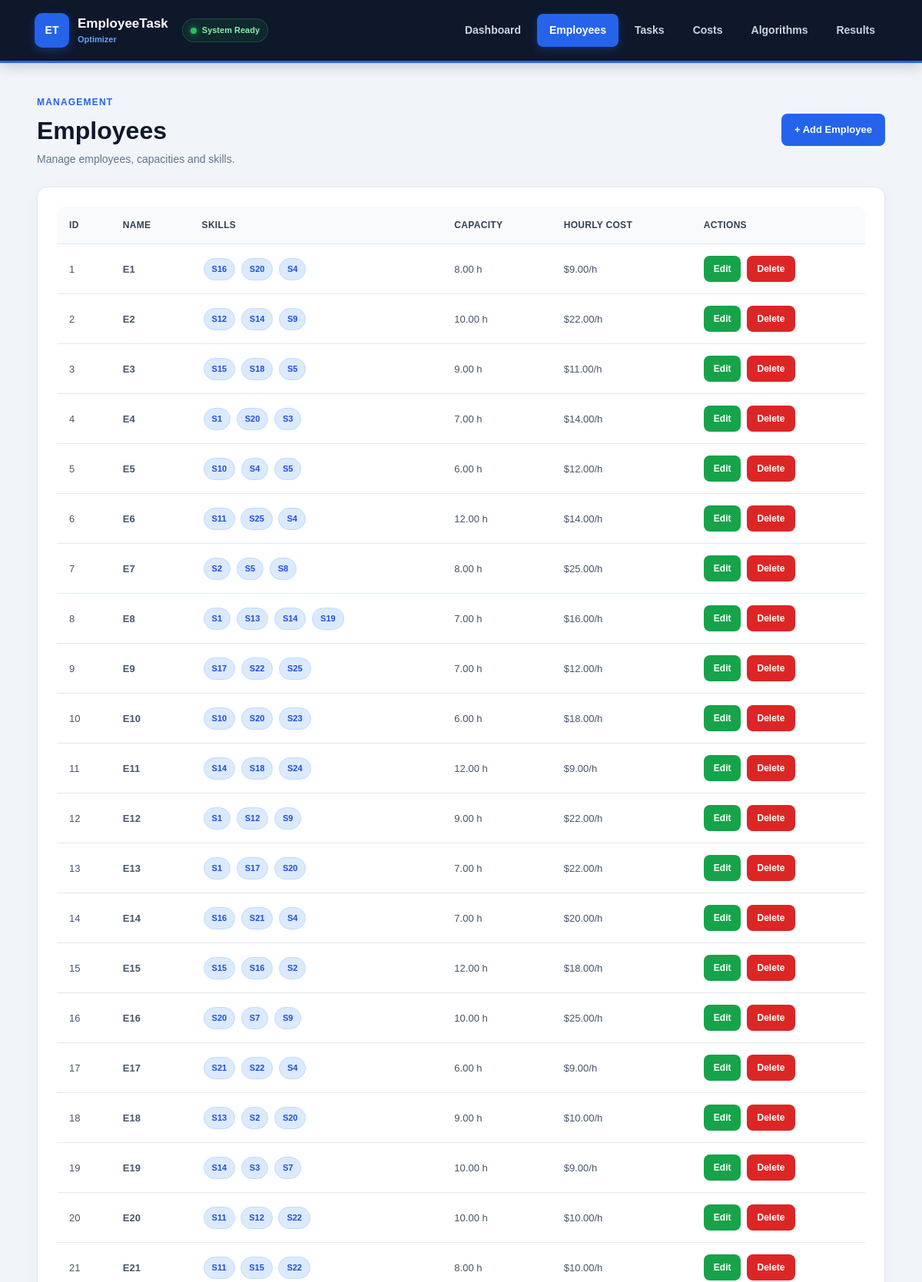
The app's page /employees/employees.php (upper part) with its own data.
### tables this page shows
CREATE TABLE `employees` (
  `id` int(11) NOT NULL,
  `name` varchar(100) NOT NULL,
  `capacity` decimal(10,2) NOT NULL,
  `hourly_cost` decimal(10,2) NOT NULL DEFAULT 10.00
);

### employees/employees.php (the view, shortened to what this page needs)
<?php
require_once '../CONFIG/database.php';
$stmt = $pdo->query("
SELECT
e.id,
e.name,
e.capacity,
e.hourly_cost,
GROUP_CONCAT(
    s.name
    ORDER BY s.name
    SEPARATOR ', '
) AS skills
FROM employees e
LEFT JOIN employee_skills es
ON e.id = es.employee_id
LEFT JOIN skills s
ON es.skill_id = s.id
GROUP BY
e.id,
e.name,
e.capacity,
e.hourly_cost
ORDER BY e.id
");
$employees = $stmt->fetchAll();
?>
<!DOCTYPE html>
<html lang="en">
<head>
    <link rel="stylesheet" href="../CSS/style.css">
</head>
<body>
<?php require_once "../includes/navbar.php"; ?>
<main class="container">
    <div class="page-header">
        <div>
            <span class="section-label">MANAGEMENT</span>
            <h1>Employees</h1>
            <p>
                Manage employees, capacities and skills.
            </p>
        </div>
        <a href="add.php" class="btn">
            + Add Employee
        </a>
    </div>
    <div class="section">
        <div class="table-wrapper">
            <table>
                <thead>
                <tr>
                    <th>ID</th>
                    <th>Name</th>
                    <th>Skills</th>
                    <th>Capacity</th>
                    <th>Hourly Cost</th>
                    <th>Actions</th>
                </tr>
                </thead>
                <tbody>
                <?php if (count($employees) > 0): ?>
                    <?php foreach ($employees as $employee): ?>
                        <tr>
                            <td>
                                <?= htmlspecialchars($employee['id']) ?>
                            </td>
                            <td>
                                <strong>
                                    <?= htmlspecialchars($employee['name']) ?>
                                </strong>
                            </td>
                            <td>
                                <?php if ($employee['skills']): ?>
                                    <?php
                                    $skills = explode(
                                        ', ',
                                        $employee['skills']
                                    );
                                    ?>
                                    <?php foreach ($skills as $skill): ?>
                                        <span class="skill-badge">
                                            <?= htmlspecialchars($skill) ?>
                                        </span>
                                    <?php endforeach; ?>
                                <?php else: ?>
                                    <span class="muted">
                                        No skills
                                    </span>
                                <?php endif; ?>
                            </td>
                            <td>
                                <?= htmlspecialchars($employee['capacity']) ?>
                                h
                            </td>
                            <td>
                                $<?= htmlspecialchars($employee['hourly_cost']) ?>/h
                            </td>
                            <td>
                                <div class="action-buttons">
                                    <a
                                        href="edit.php?id=<?= $employee['id'] ?>"
                                        class="btn btn-small btn-edit"
                                    >
                                        Edit
                                    </a>
                                    <a
                                        href="delete.php?id=<?= $employee['id'] ?>"
                                        class="btn btn-small btn-delete"
                                    >
                                        Delete
                                    </a>
                                </div>
                            </td>
                        </tr>
                    <?php endforeach; ?>
                <?php endif; ?>
                </tbody>
            </table>
        </div>
    </div>
</main>
</body>
</html>

### CSS/style.css (style rules this page uses)
* { box-sizing: border-box; }
html { scroll-behavior: smooth; }
body { margin: 0; padding: 0; font-family: Arial, Helvetica, sans-serif; background: #f1f5f9; color: #1e293b; line-height: 1.5; }
.container { width: min(1180px, 92%); margin: 38px auto; min-height: 500px; }
.page-header { display: flex; align-items: center; justify-content: space-between; gap: 25px; margin-bottom: 25px; }
.page-header h1 { margin: 5px 0 8px; color: #0f172a; font-size: 32px; line-height: 1.2; }
.page-header p { margin: 0; color: #64748b; font-size: 14px; }
.section-label { display: inline-block; color: #2563eb; font-size: 12px; font-weight: 800; letter-spacing: 1px; text-transform: uppercase; }
.section { background: white; border: 1px solid #e2e8f0; border-radius: 13px; padding: 25px; box-shadow: 0 4px 15px rgba(15, 23, 42, 0.04); }
.table-wrapper { width: 100%; overflow-x: auto; border-radius: 10px; }
table { width: 100%; border-collapse: collapse; background: white; min-width: 650px; }
th, td { padding: 15px 16px; border-bottom: 1px solid #e2e8f0; text-align: left; vertical-align: middle; font-size: 13px; }
th { background: #f8fafc; color: #334155; font-size: 12px; font-weight: 800; text-transform: uppercase; letter-spacing: 0.3px; }
td { color: #475569; }
tbody tr { transition: background 0.15s ease; }
.skill-badge { display: inline-block; padding: 5px 10px; margin: 2px; background: #dbeafe; color: #1d4ed8; border: 1px solid #bfdbfe; border-radius: 20px; font-size: 11px; font-weight: 700; }
.btn { display: inline-flex; align-items: center; justify-content: center; min-height: 42px; padding: 10px 17px; border: none; border-radius: 8px; background: #2563eb; color: white; text-decoration: none; font-family: inherit; font-size: 13px; font-weight: 700; cursor: pointer; transition: background 0.2s ease, transform 0.2s ease, box-shadow 0.2s ease; }
.btn-small { min-height: 34px; padding: 7px 11px; font-size: 11px; }
.action-buttons { display: flex; align-items: center; gap: 8px; }
.btn-edit { background: #16a34a; color: white; }
.btn-delete { background: #dc2626; color: white; }
.btn-small { min-height: 34px; padding: 7px 13px; font-size: 12px; }
.page-header h1 { margin: 7px 0 8px; font-size: 32px; color: #0f172a; }
.section-label { color: #2563eb; font-size: 12px; font-weight: 800; letter-spacing: 1.2px; }

### records on screen
employees: id "1", name "E1", skill "S16", skill "S20", skill "S4", capacity "8.00", hourly_cost "9.00"
employees: id "2", name "E2", skill "S12", skill "S14", skill "S9", capacity "10.00", hourly_cost "22.00"
employees: id "3", name "E3", skill "S15", skill "S18", skill "S5", capacity "9.00", hourly_cost "11.00"
employees: id "4", name "E4", skill "S1", skill "S20", skill "S3", capacity "7.00", hourly_cost "14.00"
employees: id "5", name "E5", skill "S10", skill "S4", skill "S5", capacity "6.00", hourly_cost "12.00"
employees: id "6", name "E6", skill "S11", skill "S25", skill "S4", capacity "12.00", hourly_cost "14.00"
employees: id "7", name "E7", skill "S2", skill "S5", skill "S8", capacity "8.00", hourly_cost "25.00"
employees: id "8", name "E8", skill "S1", skill "S13", skill "S14", skill "S19", capacity "7.00", hourly_cost "16.00"
employees: id "9", name "E9", skill "S17", skill "S22", skill "S25", capacity "7.00", hourly_cost "12.00"
employees: id "10", name "E10", skill "S10", skill "S20", skill "S23", capacity "6.00", hourly_cost "18.00"
employees: id "11", name "E11", skill "S14", skill "S18", skill "S24", capacity "12.00", hourly_cost "9.00"
employees: id "12", name "E12", skill "S1", skill "S12", skill "S9", capacity "9.00", hourly_cost "22.00"
employees: id "13", name "E13", skill "S1", skill "S17", skill "S20", capacity "7.00", hourly_cost "22.00"
employees: id "14", name "E14", skill "S16", skill "S21", skill "S4", capacity "7.00", hourly_cost "20.00"
employees: id "15", name "E15", skill "S15", skill "S16", skill "S2", capacity "12.00", hourly_cost "18.00"
employees: id "16", name "E16", skill "S20", skill "S7", skill "S9", capacity "10.00", hourly_cost "25.00"
employees: id "17", name "E17", skill "S21", skill "S22", skill "S4", capacity "6.00", hourly_cost "9.00"
employees: id "18", name "E18", skill "S13", skill "S2", skill "S20", capacity "9.00", hourly_cost "10.00"
employees: id "19", name "E19", skill "S14", skill "S3", skill "S7", capacity "10.00", hourly_cost "9.00"
employees: id "20", name "E20", skill "S11", skill "S12", skill "S22", capacity "10.00", hourly_cost "10.00"
employees: id "21", name "E21", skill "S11", skill "S15", skill "S22", capacity "8.00", hourly_cost "10.00"
